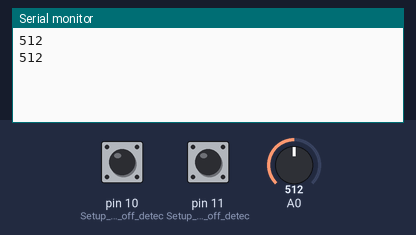
Recording of a sketch running on a simulated Arduino Uno, built with avr-gcc and run on an emulated ATmega328P. On the bench: the last lines printed to the serial monitor. The test bench sets the inputs (shaded band); at power-on: pin 10 (Setup_for_leads_off_detec) LOW, A0 = 512, pin 11 (Setup_for_leads_off_detec) LOW.

Above: at 1.8 s.
1.9 s: pin 10 (Setup_for_leads_off_detec) pulled HIGH for 1.2 s
At 2.8 s:
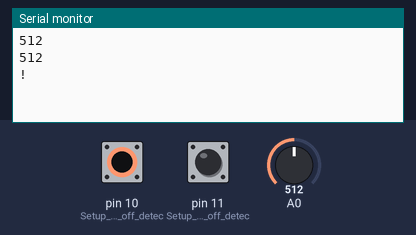
4.6 s: A0 set to 716
At 5.8 s:
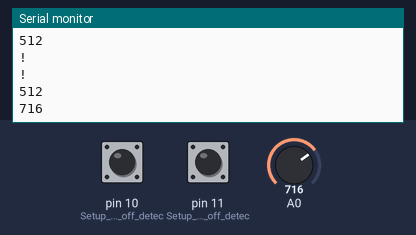
6.1 s: A0 set to 900
At 6.1 s:
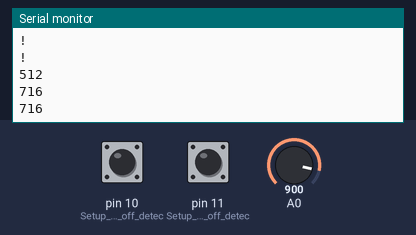
Timing chart, 0 to 9.1 s (numbered marks = the images above; inputs shaded):
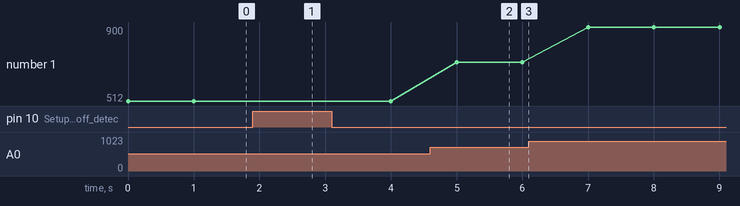

Measured:
- after the input at 1.9 s, the serial monitor: prints a new line after 0.10 s (image 1)
- after the input at 4.6 s, the serial monitor: prints a new line after 0.40 s (image 2)
- plotted number 1: 512 → 716 after the input at 4.6 s, 716 → 900 after the input at 6.1 s

The sketch:

ecg.ino
```cpp
void setup() {
  // Initialize the serial communication:
  Serial.begin(9600);
  pinMode(10, INPUT); // Setup for leads off detection LO +
  pinMode(11, INPUT); // Setup for leads off detection LO -
}

void loop() {
  if (digitalRead(10) == 1 || digitalRead(11) == 1) {
    Serial.println('!'); // Leads off detected
  } else {
    // Send the value of analog input 0:
    Serial.println(analogRead(A0));
  }
  // Wait for a bit to prevent serial data from saturating
  delay(1000);
}
```
